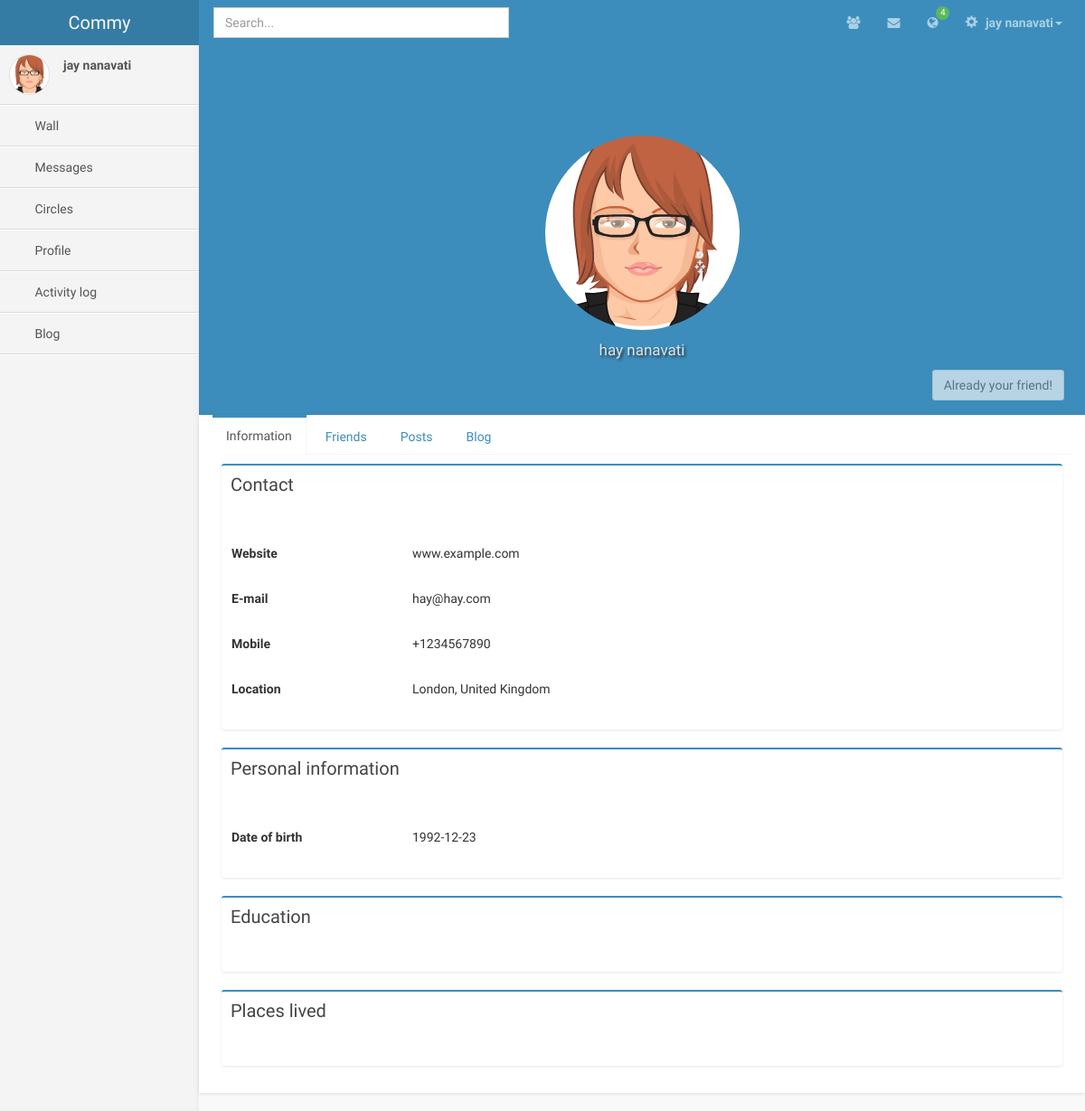
The page /view_profile.php?id=17 (signed in) on the database its author committed.
### tables this page shows
CREATE TABLE IF NOT EXISTS `profile` (
  `id` int(11) NOT NULL AUTO_INCREMENT,
  `main_type` int(11) NOT NULL,
  `name` varchar(512) NOT NULL,
  `surname` varchar(512) NOT NULL,
  `profile_photo_id` int(11) DEFAULT NULL,
  `cover_photo_id` int(11) DEFAULT NULL,
  `dob` date NOT NULL,
  `email` varchar(512) NOT NULL,
  `password` varchar(512) NOT NULL,
  PRIMARY KEY (`id`),
  KEY `profile_photo_id` (`profile_photo_id`),
  KEY `cover_photo_id` (`cover_photo_id`)
);

### view_profile.php (the view, shortened to what this page needs)
<!DOCTYPE HTML>
<html>
    <head>
         <?PHP
            require("includes/php-includes.php");
            require("includes/html-includes.php");
            if ($result = $mysqli->query("SELECT * FROM profile WHERE id = (SELECT profile_id FROM user WHERE id = " . $_SESSION["user_id"] . ") LIMIT 1"))
            {
                $profile = $result->fetch_object();
            }
            if ($result = $mysqli->query("SELECT * FROM profile WHERE id = (SELECT profile_id FROM user WHERE id = " . $_GET["id"] . ") LIMIT 1"))
            {
                $user_profile = $result->fetch_object();
            }
            $currentUserId = $mysqli->real_escape_string($_GET["id"]);
        ?>
        <link href="css/profile.css" rel="stylesheet" type="text/css" />
    </head>
    <body class="skin-blue">
        <?PHP
			require("includes/header.php");
        ?>
        <div class="wrapper row-offcanvas row-offcanvas-left">
            <aside class="left-side sidebar-offcanvas">
                <section class="sidebar">
                    <div class="user-panel">
                        <div class="pull-left image">
                            <img src="img/avatar3.png" class="img-circle" alt="User Image" />
                        </div>
                        <div class="pull-left info">
                            <p><?PHP
                                if (isset($profile)) {
                                    echo $profile->name . " " . $profile->surname;
                                }
                            ?></p>
                        </div>
                    </div>
                    <ul class="sidebar-menu">
                        <li>
                            <a href="wall.php">
                                <i class="fa"></i> <span>Wall</span>
                            </a>
                        </li>
                        <li>
                            <a href="messages.php">
                                <i class="fa"></i> <span>Messages</span>
                            </a>
                        </li>
                        <li>
                            <a href="circles.php">
                                <i class="fa"></i> <span>Circles</span>
                            </a>
                        </li>
                        <li>
                            <a href="profile.php">
                                <i class="fa"></i> <span>Profile</span>
                            </a>
                        </li>
                        <li>
                            <a href="activity.php">
                                <i class="fa"></i> <span>Activity log</span>
                            </a>
                        </li>
                        <li>
                            <a href="blog.php">
                                <i class="fa"></i> <span>Blog</span>
                            </a>
                        </li>
                    </ul>
                </section>
            </aside>
            <aside class="right-side">
                <div class="row centered">
                    <div class="user-header cover">
                        <img src="img/avatar3.png" class="img-circle" alt="User Image" />
						<p class="user-name">
                            <?PHP
                                if (isset($user_profile)) {
                                    echo $user_profile->name . " " . $user_profile->surname;
                                }
                            ?>
                        </p>
                        <?PHP
                            $result = $mysqli->query("SELECT * FROM activity WHERE id IN (SELECT activity_id FROM relationship) AND main_type = 0 AND sub_type = 0 AND ((from_user_id = " . $_SESSION["user_id"] . " AND to_user_id = $currentUserId) OR (to_user_id = " . $_SESSION["user_id"] . " AND from_user_id = $currentUserId))");
                            if ($result->num_rows != 0)
                            {
                                echo "<button id='add-friend-btn' class='btn btn-default' disabled>Already your friend!</button>";
                            }
                        ?>
                    </div>
                </div>
                <div class="row">
                   <div class="nav-tabs-custom col-lg-12">
                        <ul class="nav nav-tabs">
                            <li class="active"><a href="#information" data-toggle="tab">Information</a></li>
                            <li><a href="#friends" data-toggle="tab">Friends</a></li>
                            <li><a href="#posts" data-toggle="tab">Posts</a></li>
                            <li><a href="#blog" data-toggle="tab">Blog</a></li>
                        </ul>
                        <div class="tab-content">
                            <div class="tab-pane active" id="information">
                                <div class="box box-primary">
                                    <div class="box-header" data-toggle="tooltip" title="">
                                        <h3 class="box-title">Contact</h3>
                                    </div>
                                    <div class="box-body" style="display: block;">
                                        <p>
                                            <table class="no-border">
                                                <tr>
                                                    <td class="header">Website</td>
                                                    <td>
                                                        <?PHP
                                                            if (isset($user_profile))
                                                            {
                                                                echo "www.example.com";
                                                            }
                                                        ?>
                                                    </td>
                                                </tr>
                                                <tr>
                                                    <td class="header">E-mail</td>
                                                    <td>
                                                        <?PHP
                                                            if (isset($user_profile))
                                                            {
                                                                echo $user_profile->email;
                                                            }
                                                        ?>
                                                    </td>
                                                </tr>
                                                <tr>
                                                    <td class="header">Mobile</td>
                                                    <td>
                                                        <?PHP
                                                            if (isset($user_profile))
                                                            {
                                                                echo "+1234567890";
                                                            }
                                                        ?>
                                                    </td>
                                                </tr>
                                                <tr>
                                                    <td class="header">Location</td>
                                                    <td>
                                                        <?PHP
                                                            if (isset($user_profile))
                                                            {
                                                                echo "London, United Kingdom";
                                                            }
                                                        ?>
                                                    </td>
                                                </tr>
                                            </table>
                                        </p>
                                    </div>
                                </div>
                                <div class="box box-primary">
                                    <div class="box-header" data-toggle="tooltip" title="">
                                        <h3 class="box-title">Personal information</h3>
                                    </div>
                                    <div class="box-body" style="display: block;">
                                        <p>
                                            <table class="no-border">
                                                <tr>
                                                    <td class="header">Date of birth</td>
                                                    <td>
                                                        <?PHP
                                                            if (isset($user_profile))
                                                            {
                                                                echo $user_profile->dob;
                                                            }
                                                        ?>
                                                    </td>
                                                </tr>
                                            </table>
                                        </p>
                                    </div>
                                </div>
                                <div class="box box-primary">
                                    <div class="box-header" data-toggle="tooltip" title="">
                                        <h3 class="box-title">Education</h3>
                                    </div>
                                    <div class="box-body" style="display: block;">
                                    </div>
                                </div>
                                <div class="box box-primary">
                                    <div class="box-header" data-toggle="tooltip" title="">
                                        <h3 class="box-title">Places lived</h3>
                                    </div>
                                    <div class="box-body" style="display: block;">
                                    </div>
                                </div>
                            </div>
                        </div>
                    </div>
                </div>
            </aside>
        </div>
    </body>
</html>

### includes/header.php (shortened to what this page needs)
<?PHP
	$friend_requests = 0;
	$messages = 0;
	$general_notifs = 0;
	if ($result = $mysqli->query("SELECT * FROM notification,activity WHERE notification.activity_id=activity.id AND notification.target_id=".$_SESSION["user_id"]))
            {
				while($row = $result->fetch_assoc()){
					if($row['main_type']==0){
						if($row['seen']==0){
							$friend_requests++;
						}
					}else if($row['main_type']==1){
						if($row['seen']==0){
							$messages++;
						}
					}else if($row['main_type']==2){
						if($row['seen']==0){
							$general_notifs++;
						}
					}
				}
            }
?>
        <header class="header">
            <a class="logo" href="#">Commy</a>
            <nav class="navbar navbar-static-top" role="navigation">
                <input type="text" autocomplete="off" name="q" id="search_box" class="form-control searchbox"  placeholder="Search..." style="margin-left:16px;">
                <div class="navbar-right">
                    <ul class="nav navbar-nav">
                        <li class="dropdown messages-menu" id="friend-request-icon">
                            <a href="#" class="dropdown-toggle" data-toggle="dropdown" id="friend-request-notif">
                                <i class="fa fa-users"></i>
                            </a>
                        </li>
                        <li class="dropdown messages-menu">
                            <a href="#" class="dropdown-toggle" data-toggle="dropdown" >
                                <i class="fa fa-envelope"></i>
							</a>
                        </li>
                        <li class="dropdown messages-menu" id="general-notif-icon">
                            <a href="#" class="dropdown-toggle" data-toggle="dropdown" id="general-notif">
                                <i class="fa fa-globe"></i>
								<?PHP
									if($general_notifs>0){
										echo '<span class="label label-success" id="general-notif-count">'.$general_notifs.'</span>';
									}
								?>
                            </a>
                        </li>
                        <li class="dropdown user user-menu">
                            <a href="#" class="dropdown-toggle" data-toggle="dropdown">
                                <i class="glyphicon glyphicon-cog"></i>
                                <span><?PHP
                                    if (isset($profile)) {
                                        echo $profile->name . " " . $profile->surname;
                                    }
                                ?><i class="caret"></i></span>
                            </a>
                        </li>
                    </ul>
                </div>
            </nav>
        </header>

### css/global.css (style rules this page uses)
.centered { text-align: center; }
.cover { padding-top: 100px; padding-bottom: 50px; background: #3c8dbc; }
.user-name { z-index: 5; color: #f9f9f9; color: rgba(255, 255, 255, 0.8); font-size: 17px; text-shadow: 2px 2px 3px #333333; margin-top: 10px; }
.searchbox { width: 33.33%; margin: 8px auto; }
.navbar-right { display: inline-block; margin-top: -50px; }

### css/profile.css (style rules this page uses)
#add-friend-btn { float:right; margin-right:23px; }
.centered { text-align: center; }
input { height: 30px; color: black!important; margin-right: 10px; }
.row { margin-left: 0px; margin-right: 0px; }
table .header { width: 200px; font-weight: bold; height: 50px; }
.user-name { display: block; }

### rows shown on the page
profile: name "jay", surname "nanavati"
profile: name "hay", surname "nanavati", email "hay@hay.com", dob "1992-12-23"

### other values the page prints
$general_notifs "4"
